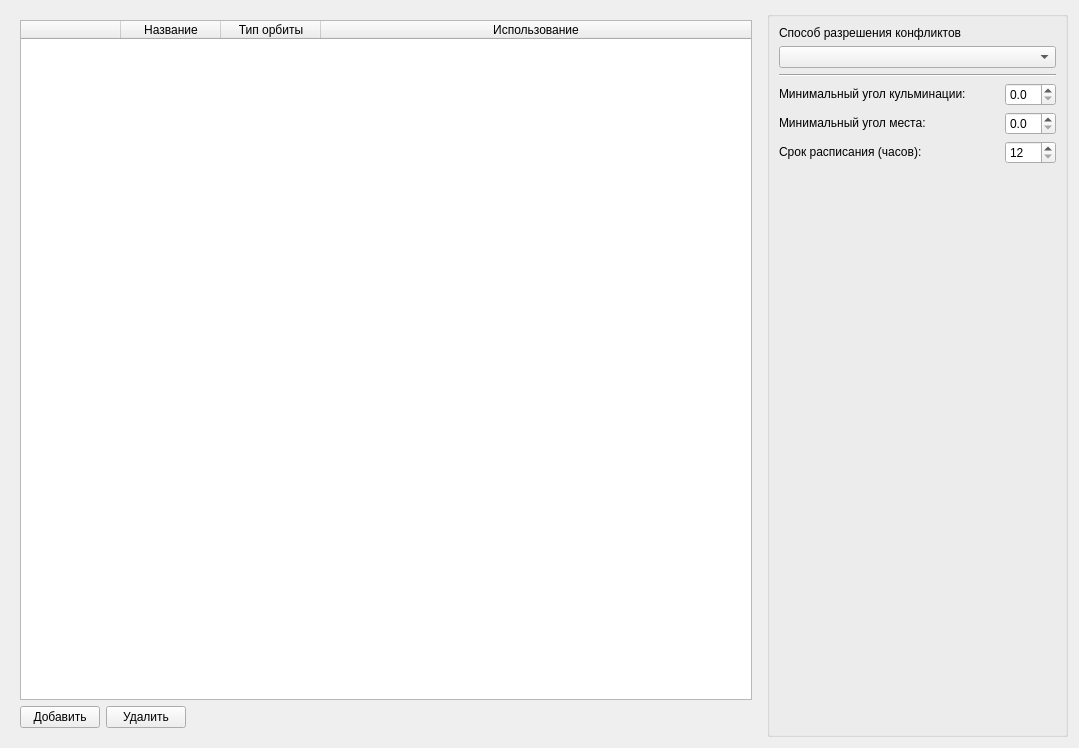
<?xml version="1.0" encoding="UTF-8"?>
<ui version="4.0">
 <class>ScheduleSettingWidget</class>
 <widget class="QWidget" name="ScheduleSettingWidget">
  <property name="geometry">
   <rect>
    <x>0</x>
    <y>0</y>
    <width>1079</width>
    <height>748</height>
   </rect>
  </property>
  <property name="windowTitle">
   <string>Form</string>
  </property>
  <layout class="QHBoxLayout" name="horizontalLayout">
   <item>
    <widget class="QFrame" name="iSatelliteGbox">
     <property name="sizePolicy">
      <sizepolicy hsizetype="Minimum" vsizetype="Preferred">
       <horstretch>0</horstretch>
       <verstretch>0</verstretch>
      </sizepolicy>
     </property>
     <layout class="QVBoxLayout" name="satelliteVbox">
      <item>
       <widget class="QTableWidget" name="satelliteTbl">
        <property name="editTriggers">
         <set>QAbstractItemView::NoEditTriggers</set>
        </property>
        <property name="tabKeyNavigation">
         <bool>false</bool>
        </property>
        <property name="showDropIndicator" stdset="0">
         <bool>false</bool>
        </property>
        <property name="dragDropOverwriteMode">
         <bool>false</bool>
        </property>
        <property name="selectionMode">
         <enum>QAbstractItemView::SingleSelection</enum>
        </property>
        <property name="selectionBehavior">
         <enum>QAbstractItemView::SelectRows</enum>
        </property>
        <attribute name="horizontalHeaderHighlightSections">
         <bool>false</bool>
        </attribute>
        <attribute name="horizontalHeaderStretchLastSection">
         <bool>true</bool>
        </attribute>
        <column>
         <property name="text">
          <string/>
         </property>
        </column>
        <column>
         <property name="text">
          <string>Название</string>
         </property>
        </column>
        <column>
         <property name="text">
          <string>Тип орбиты</string>
         </property>
        </column>
        <column>
         <property name="text">
          <string>Использование</string>
         </property>
        </column>
       </widget>
      </item>
      <item>
       <layout class="QHBoxLayout" name="iControllerSat">
        <item>
         <widget class="QPushButton" name="addSatBtn">
          <property name="text">
           <string>Добавить</string>
          </property>
         </widget>
        </item>
        <item>
         <widget class="QPushButton" name="removeSatBtn">
          <property name="text">
           <string>Удалить</string>
          </property>
         </widget>
        </item>
        <item>
         <spacer name="horizontalSpacer">
          <property name="orientation">
           <enum>Qt::Horizontal</enum>
          </property>
          <property name="sizeHint" stdset="0">
           <size>
            <width>40</width>
            <height>20</height>
           </size>
          </property>
         </spacer>
        </item>
       </layout>
      </item>
     </layout>
    </widget>
   </item>
   <item>
    <widget class="QGroupBox" name="iScheduleGbox">
     <property name="title">
      <string/>
     </property>
     <layout class="QGridLayout" name="gridLayout">
      <item row="0" column="0" colspan="2">
       <widget class="QLabel" name="label">
        <property name="text">
         <string>Способ разрешения конфликтов</string>
        </property>
       </widget>
      </item>
      <item row="1" column="0" colspan="2">
       <widget class="QComboBox" name="conflictCbox">
        <property name="sizePolicy">
         <sizepolicy hsizetype="Minimum" vsizetype="Maximum">
          <horstretch>0</horstretch>
          <verstretch>0</verstretch>
         </sizepolicy>
        </property>
       </widget>
      </item>
      <item row="3" column="0">
       <widget class="QLabel" name="iCulminationLbl">
        <property name="sizePolicy">
         <sizepolicy hsizetype="Minimum" vsizetype="Maximum">
          <horstretch>0</horstretch>
          <verstretch>0</verstretch>
         </sizepolicy>
        </property>
        <property name="minimumSize">
         <size>
          <width>220</width>
          <height>0</height>
         </size>
        </property>
        <property name="text">
         <string>Минимальный угол кульминации:</string>
        </property>
       </widget>
      </item>
      <item row="3" column="1">
       <widget class="QDoubleSpinBox" name="culminationSpn">
        <property name="decimals">
         <number>1</number>
        </property>
        <property name="maximum">
         <double>90.000000000000000</double>
        </property>
        <property name="singleStep">
         <double>0.100000000000000</double>
        </property>
       </widget>
      </item>
      <item row="4" column="0">
       <widget class="QLabel" name="iPlaceLbl">
        <property name="sizePolicy">
         <sizepolicy hsizetype="Minimum" vsizetype="Maximum">
          <horstretch>0</horstretch>
          <verstretch>0</verstretch>
         </sizepolicy>
        </property>
        <property name="minimumSize">
         <size>
          <width>220</width>
          <height>0</height>
         </size>
        </property>
        <property name="text">
         <string>Минимальный угол места:</string>
        </property>
       </widget>
      </item>
      <item row="4" column="1">
       <widget class="QDoubleSpinBox" name="placeSpn">
        <property name="decimals">
         <number>1</number>
        </property>
        <property name="maximum">
         <double>45.000000000000000</double>
        </property>
        <property name="singleStep">
         <double>0.100000000000000</double>
        </property>
       </widget>
      </item>
      <item row="5" column="0">
       <widget class="QLabel" name="iPeriodLbl">
        <property name="sizePolicy">
         <sizepolicy hsizetype="Minimum" vsizetype="Maximum">
          <horstretch>0</horstretch>
          <verstretch>0</verstretch>
         </sizepolicy>
        </property>
        <property name="minimumSize">
         <size>
          <width>220</width>
          <height>0</height>
         </size>
        </property>
        <property name="text">
         <string>Срок расписания (часов):</string>
        </property>
       </widget>
      </item>
      <item row="5" column="1">
       <widget class="QSpinBox" name="periodSpn">
        <property name="minimum">
         <number>12</number>
        </property>
        <property name="maximum">
         <number>84</number>
        </property>
       </widget>
      </item>
      <item row="6" column="0">
       <spacer name="iMainSpacer">
        <property name="orientation">
         <enum>Qt::Vertical</enum>
        </property>
        <property name="sizeHint" stdset="0">
         <size>
          <width>20</width>
          <height>40</height>
         </size>
        </property>
       </spacer>
      </item>
      <item row="2" column="0" colspan="2">
       <widget class="Line" name="line">
        <property name="orientation">
         <enum>Qt::Horizontal</enum>
        </property>
       </widget>
      </item>
     </layout>
    </widget>
   </item>
  </layout>
 </widget>
 <tabstops>
  <tabstop>satelliteTbl</tabstop>
  <tabstop>addSatBtn</tabstop>
  <tabstop>removeSatBtn</tabstop>
  <tabstop>culminationSpn</tabstop>
  <tabstop>placeSpn</tabstop>
  <tabstop>periodSpn</tabstop>
 </tabstops>
 <resources/>
 <connections/>
</ui>
